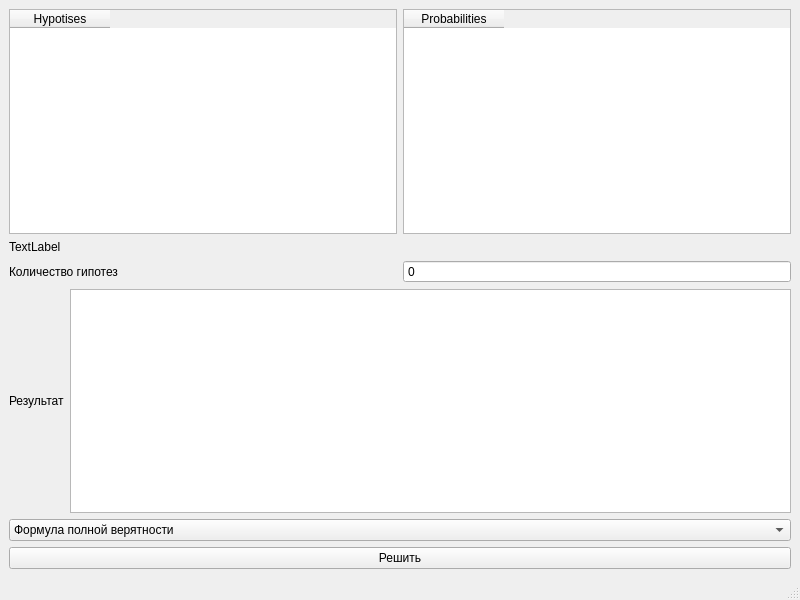
<?xml version="1.0" encoding="UTF-8"?>
<ui version="4.0">
 <class>MainWindow</class>
 <widget class="QMainWindow" name="MainWindow">
  <property name="geometry">
   <rect>
    <x>0</x>
    <y>0</y>
    <width>800</width>
    <height>600</height>
   </rect>
  </property>
  <property name="windowTitle">
   <string>Full Prabability &amp; Bayes Formula</string>
  </property>
  <widget class="QWidget" name="centralwidget">
   <layout class="QGridLayout" name="gridLayout">
    <item row="0" column="0">
     <layout class="QVBoxLayout" name="verticalLayout">
      <item>
       <layout class="QHBoxLayout" name="horizontalLayout_3">
        <item>
         <widget class="QTableWidget" name="neededHypotises">
          <column>
           <property name="text">
            <string>Hypotises</string>
           </property>
          </column>
         </widget>
        </item>
        <item>
         <widget class="QTableWidget" name="probability">
          <column>
           <property name="text">
            <string>Probabilities</string>
           </property>
          </column>
         </widget>
        </item>
       </layout>
      </item>
      <item>
       <widget class="QLabel" name="formulaLabel">
        <property name="text">
         <string>TextLabel</string>
        </property>
       </widget>
      </item>
      <item>
       <layout class="QHBoxLayout" name="horizontalLayout_2">
        <item>
         <widget class="QLabel" name="numberLabel">
          <property name="text">
           <string>Количество гипотез</string>
          </property>
         </widget>
        </item>
        <item>
         <widget class="QSpinBox" name="spinBox">
          <property name="buttonSymbols">
           <enum>QAbstractSpinBox::NoButtons</enum>
          </property>
         </widget>
        </item>
       </layout>
      </item>
      <item>
       <layout class="QHBoxLayout" name="horizontalLayout">
        <item>
         <widget class="QLabel" name="resultLabel">
          <property name="text">
           <string>Результат</string>
          </property>
         </widget>
        </item>
        <item>
         <widget class="QTextEdit" name="textEdit"/>
        </item>
       </layout>
      </item>
      <item>
       <widget class="QComboBox" name="comboBox">
        <item>
         <property name="text">
          <string>Формула полной верятности</string>
         </property>
        </item>
        <item>
         <property name="text">
          <string>Формула Бейеса</string>
         </property>
        </item>
       </widget>
      </item>
      <item>
       <widget class="QPushButton" name="solveButton">
        <property name="text">
         <string>Решить</string>
        </property>
       </widget>
      </item>
     </layout>
    </item>
   </layout>
  </widget>
  <widget class="QMenuBar" name="menubar">
   <property name="geometry">
    <rect>
     <x>0</x>
     <y>0</y>
     <width>800</width>
     <height>22</height>
    </rect>
   </property>
  </widget>
  <widget class="QStatusBar" name="statusbar"/>
 </widget>
 <resources/>
 <connections/>
</ui>
